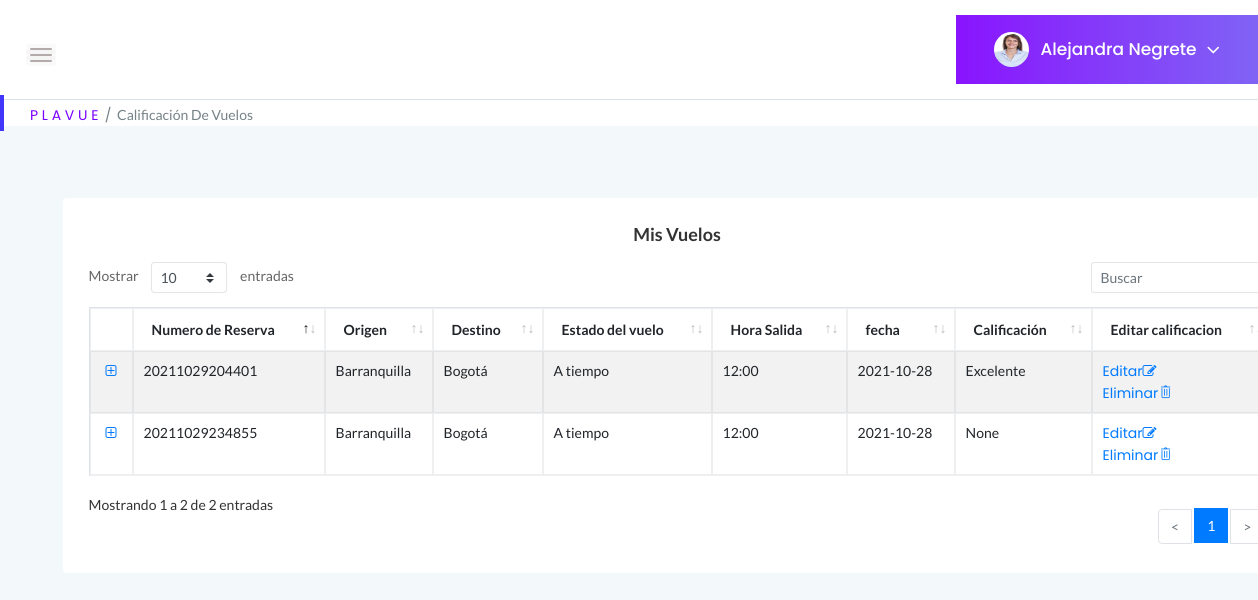
Page /calificacionvuelosusuario (signed in) on the earlier database version.
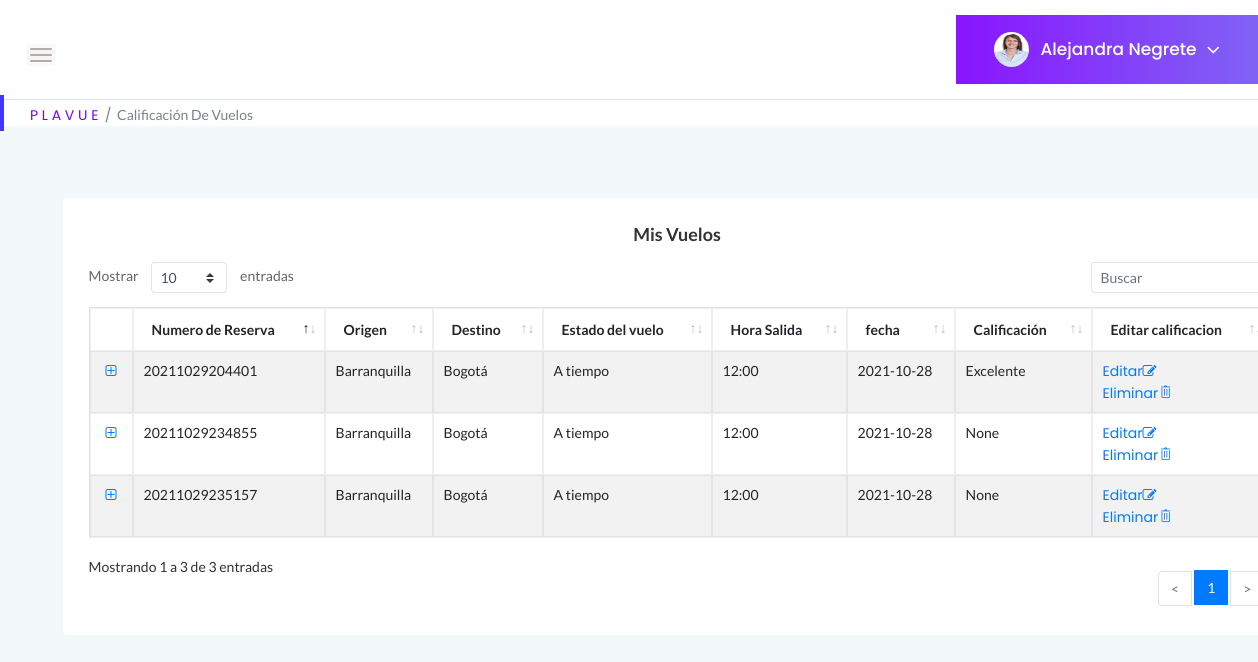
Same page on the later database version.
### tables this page shows
CREATE TABLE Pasajeros (Id_pasajero BIGINT PRIMARY KEY UNIQUE, Id_usuario BIGINT REFERENCES Usuarios (Id_usuario) ON DELETE RESTRICT ON UPDATE RESTRICT, Id_vuelos BIGINT REFERENCES Vuelos (Id_vuelo) ON DELETE RESTRICT ON UPDATE RESTRICT, Comentarios VARCHAR, Calificacion VARCHAR, Silla VARCHAR);

CREATE TABLE Ciudades (Id_ciudad INTEGER PRIMARY KEY, Ciudad VARCHAR (30));

CREATE TABLE Vuelos (Id_vuelo INTEGER PRIMARY KEY UNIQUE, placa VARCHAR (20), aereolinea STRING, origen INTEGER REFERENCES Ciudades (Id_ciudad) ON DELETE RESTRICT ON UPDATE RESTRICT, destino INTEGER REFERENCES Ciudades (Id_ciudad) ON DELETE RESTRICT ON UPDATE RESTRICT, horaSalida TIME, horaLlegada TIME, fecha DATE, estado STRING, capacidad INT, reservas INT, cupos INT, precio INT, piloto VARCHAR (100));

### app.py (the view)
@app.route("/calificacionvuelosusuario", methods=["GET", "POST"])
def calificacionvuelos_usuario():
    if "usuario" in session:
        if request.method == "GET":
            try:
                with sqlite3.connect("Plavue.db") as con:
                    con.row_factory = sqlite3.Row
                    cur = con.cursor()
                    cur.execute("SELECT * FROM Usuarios WHERE correo = ?", [session["usuario"]])
                    query = cur.fetchone()
                with sqlite3.connect("Plavue.db") as con1:
                    cur = con1.cursor()
                    cur.execute("SELECT Id_usuario FROM Usuarios WHERE correo = ?", [session["usuario"]])
                    query2 = cur.fetchone()
                with sqlite3.connect("Plavue.db") as con2:
                    con2.row_factory = sqlite3.Row
                    cur = con2.cursor()
                    cur.execute("SELECT * FROM Pasajeros WHERE Id_usuario=?", [query2[0]])
                    rowcal = cur.fetchall()
                with sqlite3.connect("Plavue.db") as con3:
                    con3.row_factory = sqlite3.Row
                    cur = con3.cursor()
                    cur.execute("SELECT Id_vuelos FROM Pasajeros WHERE Id_usuario=?", [query2[0]])
                    rowcal2 = cur.fetchone()
                with sqlite3.connect("Plavue.db") as con4:
                    con4.row_factory = sqlite3.Row
                    cur = con4.cursor()
                    cur.execute("SELECT * FROM Pasajeros WHERE Id_usuario=?", [query2[0]])
                    rowcal3 = cur.fetchall()
                with sqlite3.connect("Plavue.db") as con5:
                    con5.row_factory = sqlite3.Row
                    cur = con5.cursor()
                    cur.execute("SELECT * FROM Vuelos")
                    query3 = cur.fetchall()
                with sqlite3.connect("Plavue.db") as con6:
                    con6.row_factory = sqlite3.Row
                    cur = con6.cursor()
                    cur.execute("SELECT * FROM Ciudades")
                    query4 = cur.fetchall()
                    return render_template("calificacionVuelos-usuarioFinal.html", perfil = query, rowcal = rowcal, vuelos = query3, ciudad = query4, pasajeros = rowcal3, Id_usuario=query2[0])
            except Error as er:
                print('SQLite error: %s' % (' '.join(er.args)))
                print('SQLite traceback: ')
    return render_template("Login.html")

### templates/calificacionVuelos-usuarioFinal.html (shortened to what the changed rows need)
<!doctype html>
<html class="no-js" lang="es">
<head>
    <link rel="stylesheet" href="{{ url_for('static', filename='css/bootstrap.min.css') }}">
    <link rel="stylesheet" href="{{ url_for('static', filename='css/font-awesome.min.css')}}">
    <link rel="stylesheet" href="{{ url_for('static', filename='css/themify-icons.css')}}">
    <link rel="stylesheet" href="{{ url_for('static', filename='css/metisMenu.css')}}">
    <link rel="stylesheet" href="{{ url_for('static', filename='css/owl.carousel.min.css')}}">
    <link rel="stylesheet" href="{{ url_for('static', filename='css/slicknav.min.css')}}">
    <link rel="stylesheet" href="https://www.amcharts.com/lib/3/plugins/export/export.css" type="text/css" media="all" />
    <link rel="stylesheet" type="text/css" href="{{ url_for('static', filename='css/tables/jquery.dataTables.css')}}">
    <link rel="stylesheet" type="text/css" href="{{ url_for('static', filename='css/tables/dataTables.bootstrap4.min.css')}}">
    <link rel="stylesheet" type="text/css" href="{{ url_for('static', filename='css/tables/responsive.bootstrap.min.css')}}">
    <link rel="stylesheet" type="text/css" href="{{ url_for('static', filename='css/tables/responsive.jqueryui.min.css')}}">
    <link rel="stylesheet" href="{{ url_for('static', filename='css/typography.css')}}">
    <link rel="stylesheet" href="{{ url_for('static', filename='css/default-css.css')}}">
    <link rel="stylesheet" href="{{ url_for('static', filename='css/styles.css')}}">
    <link rel="stylesheet" href="{{ url_for('static', filename='css/responsive.css')}}">
    <link rel="stylesheet" href="{{ url_for('static', filename='js/vendor/select2.css')}}">
</head>
<div class="page-container">
    <div class="main-content">
        <div class="main-content-inner">
            <div class="row">
                <div class="col-12 m-5">
                    <div class="card mt-4">
                        <div class="card-body">
                                <section class="panel">
                            <div class="panel-body">
                                <table class="table table-bordered table-striped mb-none" id="datatable-comentarios">
                                    <thead>
                                        <tr>
                                            <th>Numero de Reserva</th>
                                            <th>Origen</th>
                                            <th>Destino</th>
                                            <th>Estado del vuelo</th>
                                            <th>Hora Salida</th>
                                            <th>fecha</th>
                                            <th>Calificación</th>
                                            <th>Editar calificacion</th>
                                        </tr>
                                    </thead>
                                    <tbody>
                                        {% for r in pasajeros %}
                                            <tr>
                                                <td>
                                                    {% if r["Id_usuario"] == Id_usuario %}
                                                        {{r ['Id_pasajero']}}
                                                    {% endif %}
                                                </td>
                                                <td>
                                                    {% for c in ciudad %}
                                                        {% for d in vuelos%}
                                                            {% if r["Id_vuelos"] == d ["Id_vuelo"]%}
                                                                {% if c["Id_ciudad"] == d["origen"] %}
                                                                <span>{{c["Ciudad"]}}</span>
                                                            {% endif %}
                                                            {% endif %}
                                                        {% endfor %}
                                                    {% endfor %}
                                                </td>
                                                <td>
                                                    {% for c in ciudad %}
                                                        {% for d in vuelos%}
                                                            {% if r["Id_vuelos"] == d ["Id_vuelo"]%}
                                                                {% if c["Id_ciudad"] == d["destino"] %}
                                                                <span>{{c["Ciudad"]}}</span>
                                                            {% endif %}
                                                            {% endif %}
                                                        {% endfor %}
                                                    {% endfor %}
                                                </td>
                                                <td>
                                                    {% for i in vuelos %}
                                                        {% if r["Id_vuelos"] == i ["Id_vuelo"]%}
                                                            <span>{{i["estado"]}}</span>
                                                        {% endif %}
                                                    {% endfor %}
                                                </td>
                                                <td>
                                                    {% for j in vuelos %}
                                                        {% if r["Id_vuelos"] == j ["Id_vuelo"]%}
                                                            <span>{{j["horaSalida"]}}</span>
                                                        {% endif %}
                                                    {% endfor %}
                                                </td>
                                                <td>
                                                    {% for k in vuelos %}
                                                        {% if r["Id_vuelos"] == k ["Id_vuelo"]%}
                                                            <span>{{k["fecha"]}}</span>
                                                        {% endif %}
                                                    {% endfor %}
                                                </td>
                                                <td>
                                                    {% if r["Id_usuario"] == Id_usuario %}
                                                        <span>{{ r ["Calificacion"]}}</span>
                                                    {% endif %}
                                                </td>
                                                <td>
                                                    <a href="../calificacioneditar/{{r['Id_pasajero']}}">Editar<i class="fa fa-edit"></i></a><br>
                                                    <a href="../caleliminar/{{r['Id_pasajero']}}">Eliminar<i class="ti-trash"></i></a>
                                                </td>
                                            </tr>
                                        {% endfor %}
                                    </tbody>
                                </table>
                            </div>
                        </div>
                    </div>
                </div>
            </div>
        </div>
    </div>
</div>
</html>

Differences in the rows shown:
added Pasajeros: Id_pasajero "20211029235157", r "None", Vuelos ({{ c["Ciudad"] }} "Barranquilla", {{ c["Ciudad"] }} "Bogotá", estado "A tiempo", horaSalida "12:00", fecha "2021-10-28")
Other differences:
text written by a page script: "Mostrar entradas Mostrando 1 a 2 de 2 entradas < 1 >" → "Mostrar entradas Mostrando 1 a 3 de 3 entradas < 1 >"
